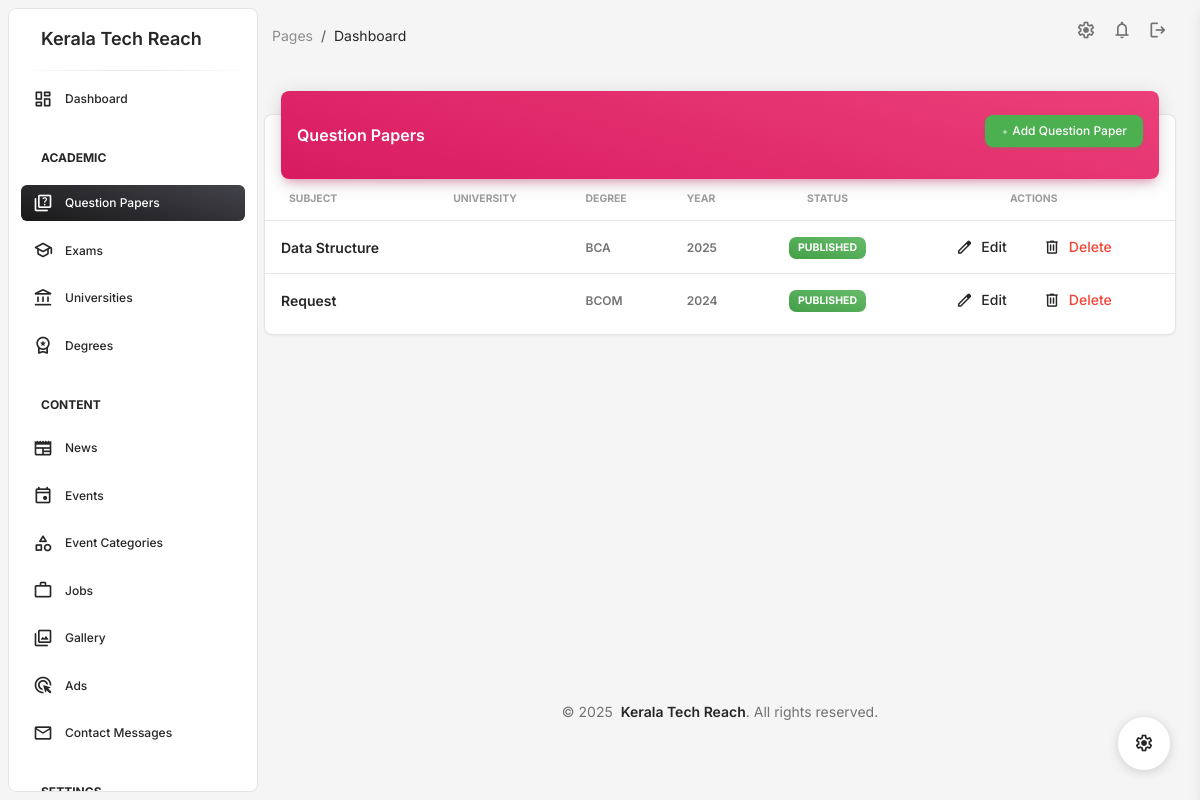
/admindashboard/questions/ (signed in), run on the app's committed database.
### admindashboard/models.py (models this page shows, shortened)
class QuestionPaper(models.Model):
    degree = models.ForeignKey('Degree', on_delete=models.CASCADE)
    semester = models.PositiveIntegerField()
    subject = models.CharField(max_length=200)
    file_path = models.FileField(upload_to='question_papers/', blank=True, null=True)
    year = models.PositiveIntegerField()
    university_id = models.ForeignKey('University', on_delete=models.CASCADE)
    updated_at = models.DateTimeField(auto_now=True)
    is_published = models.BooleanField(default=False)
    created_by = models.ForeignKey('UserProfile', on_delete=models.CASCADE)

class Degree(models.Model):
    name = models.CharField(max_length=200)
    university = models.ForeignKey(University, on_delete=models.CASCADE)
    created_by = models.ForeignKey('UserProfile', on_delete=models.CASCADE)

### admindashboard/views/academic.py (the view)
# urls.py: path('questions/', question_list, name='question_list'),
@login_required
def question_list(request):
    questions = QuestionPaper.objects.all().order_by('-updated_at')
    context = {
        'questions': questions,
        'question_table': render(request, 'admindashboard/academic/question_table.html', {'questions': questions}).content.decode('utf-8')
    }
    return render(request, 'admindashboard/academic/question_list.html', context)

### admindashboard/templates/admindashboard/academic/question_table.html (shortened to what this page needs)
<table class="table align-items-center mb-0">
    <thead>
        <tr>
            <th class="text-uppercase text-secondary text-xxs font-weight-bolder opacity-7">Subject</th>
            <th class="text-uppercase text-secondary text-xxs font-weight-bolder opacity-7 ps-2">University</th>
            <th class="text-uppercase text-secondary text-xxs font-weight-bolder opacity-7 ps-2">Degree</th>
            <th class="text-uppercase text-secondary text-xxs font-weight-bolder opacity-7 ps-2">Year</th>
            <th class="text-center text-uppercase text-secondary text-xxs font-weight-bolder opacity-7">Status</th>
            <th class="text-center text-uppercase text-secondary text-xxs font-weight-bolder opacity-7">Actions</th>
        </tr>
    </thead>
    <tbody>
        {% for question in questions %}
        <tr>
            <td>
                <div class="d-flex px-2 py-1">
                    <div class="d-flex flex-column justify-content-center">
                        <h6 class="mb-0 text-sm">{{ question.subject }}</h6>
                    </div>
                </div>
            </td>
            <td>
            </td>
            <td>
                <p class="text-xs font-weight-bold mb-0">{{ question.degree.name }}</p>
            </td>
            <td>
                <p class="text-xs font-weight-bold mb-0">{{ question.year }}</p>
            </td>
            <td class="align-middle text-center text-sm">
                {% if question.is_published %}
                <span class="badge badge-sm bg-gradient-success">Published</span>
                {% else %}
                <span class="badge badge-sm bg-gradient-secondary">Draft</span>
                {% endif %}
            </td>
            <td class="align-middle text-center">
                <a href="{% url 'admindashboard:question_edit' question.id %}" class="btn btn-link text-dark px-3 mb-0">
                    <i class="material-symbols-rounded text-dark me-2">edit</i>Edit
                </a>
                <a href="{% url 'admindashboard:question_delete' question.id %}" class="btn btn-link text-danger px-3 mb-0">
                    <i class="material-symbols-rounded text-dark me-2">delete</i>Delete
                </a>
            </td>
        </tr>
        {% empty %}
        <tr>
            <td colspan="6" class="text-center">No question papers found.</td>
        </tr>
        {% endfor %}
    </tbody>
</table>

### admindashboard/templates/admindashboard/base.html (style rules this page uses)
body { min-height: 100vh; display: flex; flex-direction: column; }

### data on the page
QuestionPaper: subject "Data Structure", degree.name "BCA", year "2025", is_published "PUBLISHED"
QuestionPaper: subject "Request", degree.name "BCOM", year "2024", is_published "PUBLISHED"
